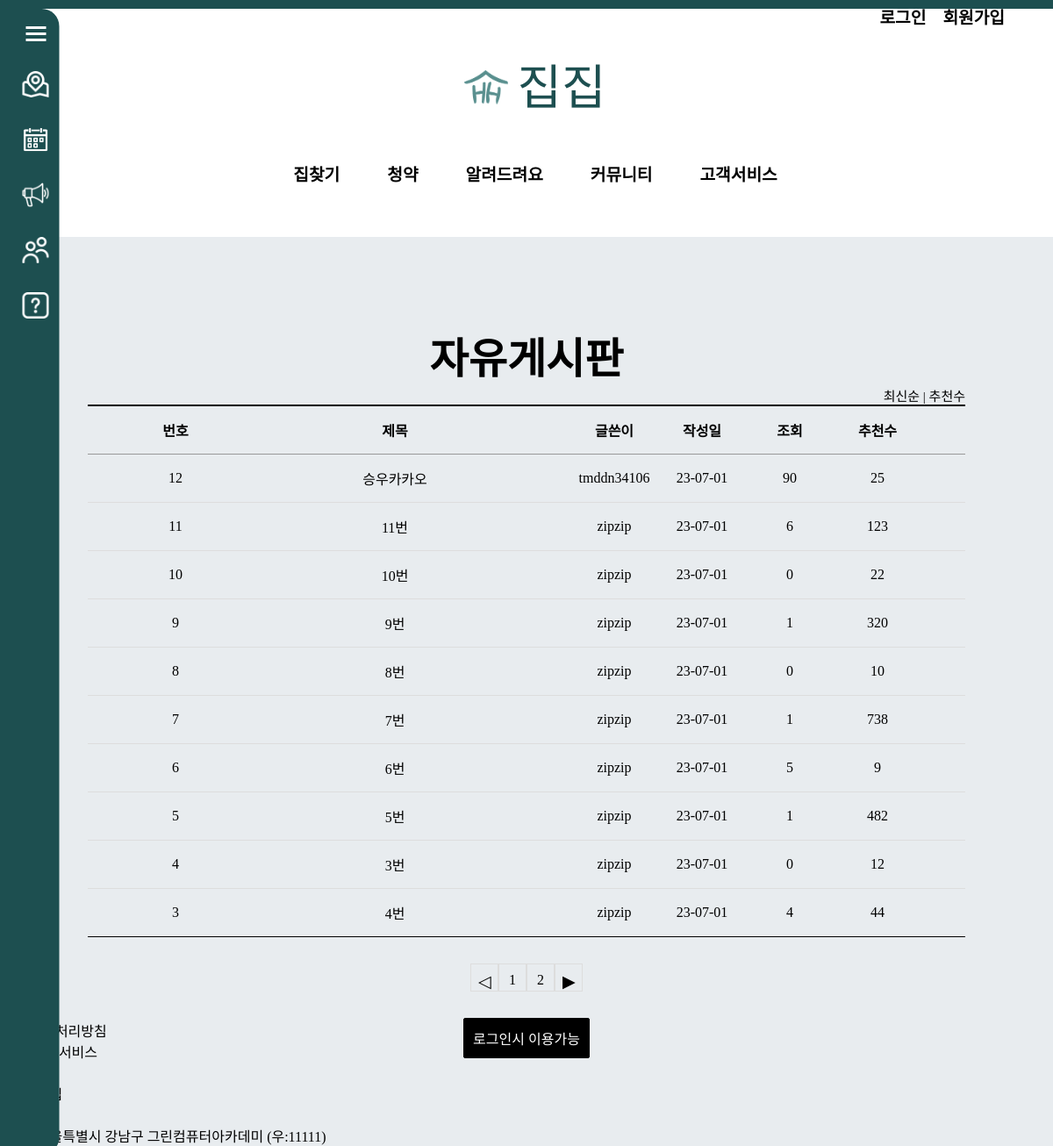
Screenshot of /community/board_free/ with the database file from the repository.
### community/models.py (models this page shows, shortened)
class Free_Board(models.Model):
    b_title = models.CharField(max_length=100)
    b_content = models.TextField()
    user = models.ForeignKey(User, on_delete=models.CASCADE)
    b_regdate = models.DateTimeField()
    b_modifydate = models.DateTimeField(null=True, blank=True)
    b_hit = models.IntegerField(default=0)
    b_recommend = models.IntegerField(default=0)

### community/views.py (the view)
# urls.py: path('board_free/', views.board_free, name='free'),  # 자유게시판
def board_free(request):
    question_list = Free_Board.objects.order_by('-b_regdate')
    page = request.GET.get('page', '1')
    paginator = Paginator(question_list, 10)
    text = paginator.get_page(page)
    context = {'question_list': text}
    return render(request, 'community/board_free/board_free.html', context) # 자유게시판

### templates/community/board_free/board_free.html (shortened to what this page needs)
<!DOCTYPE html>
{% load static %}
<html lang="en">
<head>
    <link rel="stylesheet" href="{% static 'css/board/css.css' %}">
</head>
<body>
{% include 'poll/sidebar.html' %}
{% include 'poll/header.html' %}
<div class="board_wrap">
    <div class="board_title">
        <strong>자유게시판</strong>
        <div class="board_title_takes">
            <a href="{% url 'community:free' %}">최신순</a> |
            <a href="{% url 'community:free_recommend' %}">추천수</a>
        </div>
    </div>
    <div class="board_list_wrap">
        <div class="board_list">
            <div class="top">
                <div class="num">번호</div>
                <div class="title">제목</div>
                <div class="writer">글쓴이</div>
                <div class="date">작성일</div>
                <div class="count">조회</div>
                <div class="recommend">추천수</div>
            </div>
            {% for question in question_list %}
            <div>
                <div class="num">{{ question.id }}</div>
                <div class="title"><a href="{% url 'community:detail' question.id %}">{{ question.b_title }}</a></div>
                <div class="writer">{{ question.user }}</div>
                <div class="date">{{ question.b_regdate|date:"y-m-d"}}</div>
                <div class="count">{{ question.b_hit }}</div>
                <div class="recommend">{{ question.b_recommend }}</div>
            </div>
            {% endfor %}
        </div>
        <ul class="board_page">
            {% if question_list.has_previous %}
            <li class="bt first">
                <a class="bt prev" href="?page={{ question_list.previous_page_number }}">◀</a>
            </li>
            {% else %}
            <li class="page-item disabled">
                <a class="bt prev">◁</a>
            </li>
            {% endif %}
            {% for page_number in question_list.paginator.page_range %}
            {% if question_list.number == page_number %}
            <li class="page-item active">
                <a class="num">{{ page_number }}</a>
            </li>
            {% else %}
            <li class="page-item">
                <a class="num" href="?page={{ page_number }}">{{ page_number }}</a>
            </li>
            {% endif %}
            {% endfor %}
            {% if question_list.has_next %}
            <li class="page-item">
                <a class="bt last" href="?page={{ question_list.next_page_number }}">▶</a>
            </li>
            {% else %}
            <li class="page-item disabled">
                <a class="bt last">▷</a>
            </li>
            {% endif %}
        </ul>
       <div class="bt_wrap">
        {% if user.is_authenticated %}
        <a href="{% url 'community:write' %}" class="on">등록</a>
        {% else %}
        <a href="{% url 'common:signin' %}" class="on">로그인시 이용가능</a>
        {% endif %}
        </div>
    </div>
</div>
{% include 'footer/footer.html' %}
</body>
</html>

### static/css/poll/style.css (style rules this page uses)
* { margin: 0; padding: 0; }
body { background: #e8ecef; font-family: 'GangwonEdu_OTFBoldA'; border-top: 10px solid #1d4f50 }
ul li { list-style: none; }
a { text-decoration: none; }
ul > li { list-style: none; }

### static/css/board/board_css.css (style rules this page uses)
* { margin: 0;padding: 0; }
ul, li { list-style: none; }
a { text-decoration: none;color: initial; }
.board_wrap { width: 1000px; margin: 100px auto; text-align: center; font-family: GangwonEdu_OTFBoldA; }
.board_title strong { font-size: 3rem; }
.board_title_takes { text-align: right; font-size: 15px; }
.board_list { width: 100%; border-top: 2px solid #000 ; }
.board_list > div { border-bottom:1px solid #ddd; font-size: 0; }
.board_list > div.top { border-bottom: 1px solid #999 ; }
.board_list > div:last-child { border-bottom: 1px solid #000 ; }
.board_list > div > div { display: inline-block; font-size: 16px; text-align: center; vertical-align: middle; padding: 15px 0; }
.board_list > div.top > div { font-weight: 600; }
.board_list .num { width: 10%; }
.board_list .title { width: 40%; text-align: left; }
.board_list .title { text-align: center; }
.board_list .writer { width: 10%; }
.board_list .date { width: 10%; }
.board_list .count { width: 10%; }
.board_list .recommend { width: 10%; }
.board_page { margin-top: 30px; flex: 1; display: flex; justify-content: center; font-size: 0; }
.board_page a { display: inline-block; border: 1px solid #ddd; width: 32px; height: 32px; box-sizing: border-box; border-left: 0; vertical-align: middle; line-height: 100%; }
.board_page a.bt { padding-top: 10px; font-size: 1.2rem; letter-spacing: -1px; }
.board_page a.num { padding-top: 10px; font-size: 16px; }
.board_page a:first-child { border-left: 1px solid #ddd; }
.bt_wrap { margin-top: 30px; text-align: center; }
.bt_wrap button, .bt_wrap a { display: inline-block; min-width: 80px; padding: 10px; border: 1px solid #000; border-radius: 2px; font-size: 16px; }
.bt_wrap a:first-child { margin-left: 0; }
.bt_wrap button, .bt_wrap a.on { background-color: #000; color: #fff; }

### rows the page displays
Free_Board: id "12", b_title "승우카카오", user "tmddn34106", b_regdate "23-07-01", b_hit "90", b_recommend "25"
Free_Board: id "11", b_title "11번", user "zipzip", b_regdate "23-07-01", b_hit "6", b_recommend "123"
Free_Board: id "10", b_title "10번", user "zipzip", b_regdate "23-07-01", b_hit "0", b_recommend "22"
Free_Board: id "9", b_title "9번", user "zipzip", b_regdate "23-07-01", b_hit "1", b_recommend "320"
Free_Board: id "8", b_title "8번", user "zipzip", b_regdate "23-07-01", b_hit "0", b_recommend "10"
Free_Board: id "7", b_title "7번", user "zipzip", b_regdate "23-07-01", b_hit "1", b_recommend "738"
Free_Board: id "6", b_title "6번", user "zipzip", b_regdate "23-07-01", b_hit "5", b_recommend "9"
Free_Board: id "5", b_title "5번", user "zipzip", b_regdate "23-07-01", b_hit "1", b_recommend "482"
Free_Board: id "4", b_title "3번", user "zipzip", b_regdate "23-07-01", b_hit "0", b_recommend "12"
Free_Board: id "3", b_title "4번", user "zipzip", b_regdate "23-07-01", b_hit "4", b_recommend "44"

### other values shown
{{ page_number }} "1"
{{ page_number }} "2"
